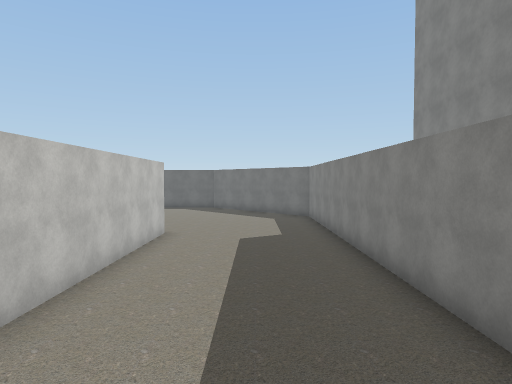
View 1 (above)

16 first-person views from a walk through a 3-D level made in the Unity game engine. The camera is 1.3 m above the floor, tilts 2° down and sees 75° across. The floor is counted in squares, 2 m on a side. Each view is taken from the middle of a square. On the plan, view 1 faces up. The plan holds only what a view shows up to about 10 squares ahead; the rest is blank. The place goes on beyond the plan. Some surface patterns are stand-ins.

View 2
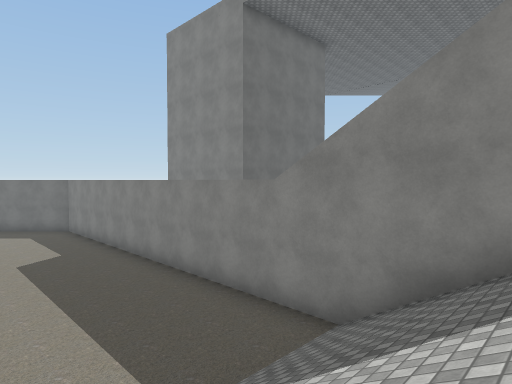

View 3
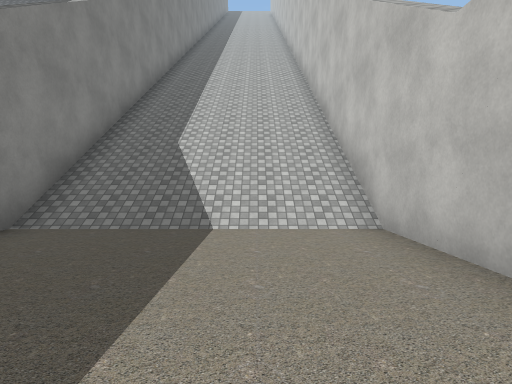

View 4
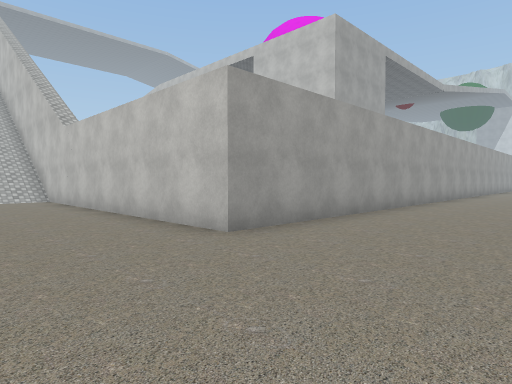

View 5
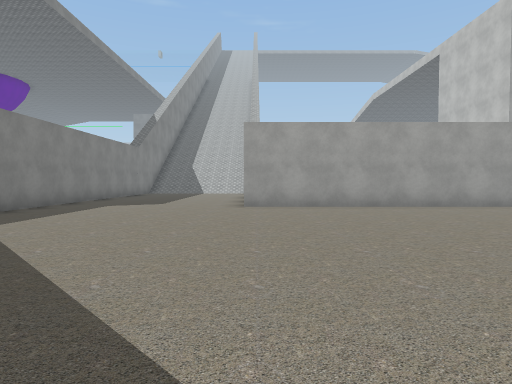

View 6
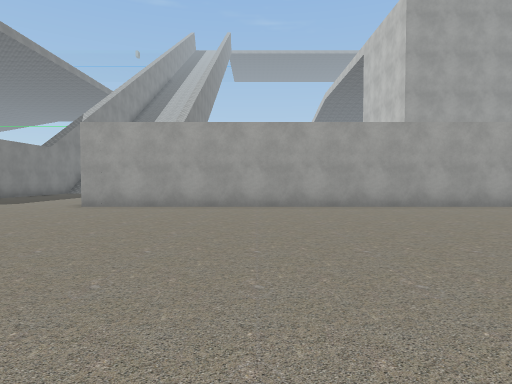

View 7
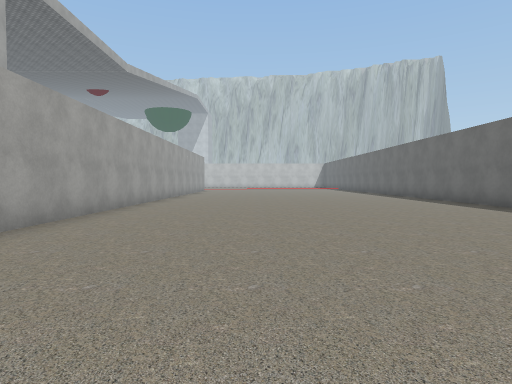

View 8
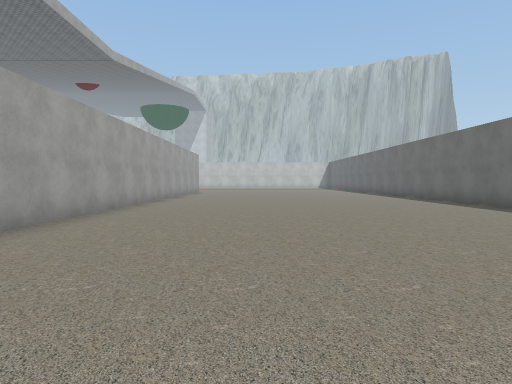

View 9
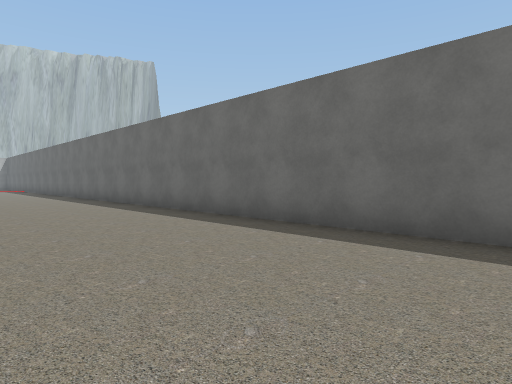

View 10
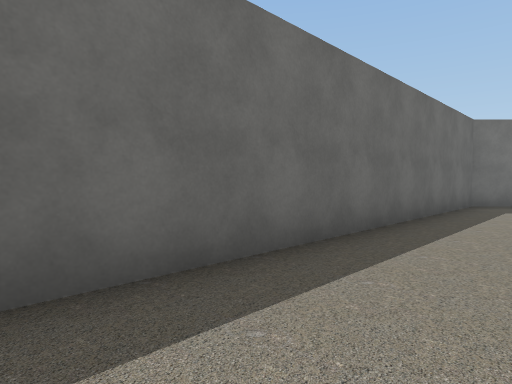

View 11
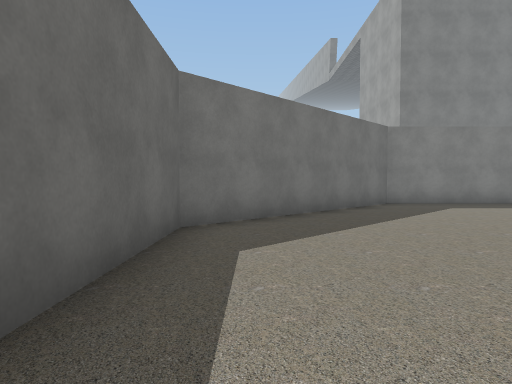

View 12
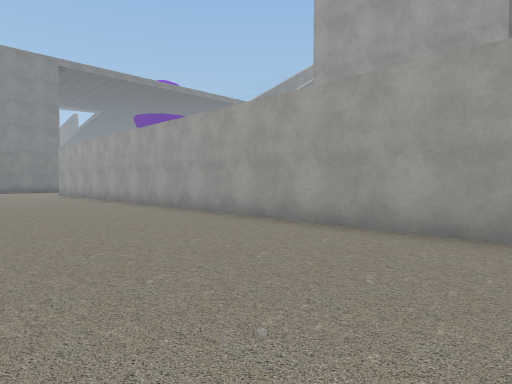

View 13
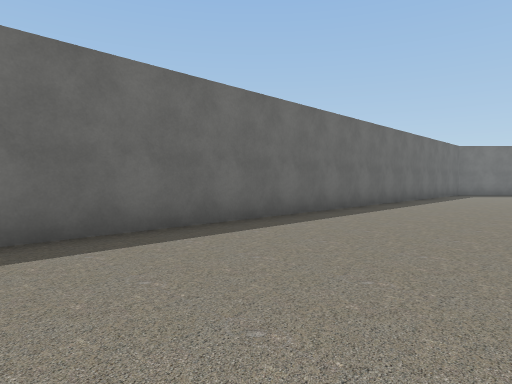

View 14
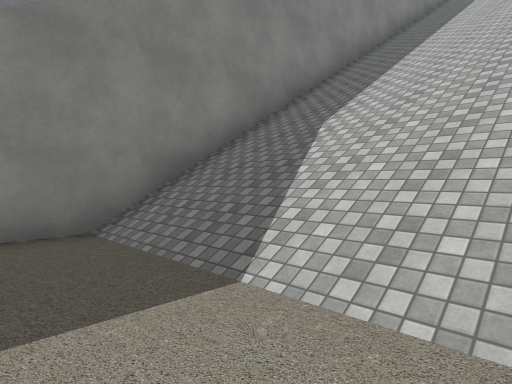

View 15
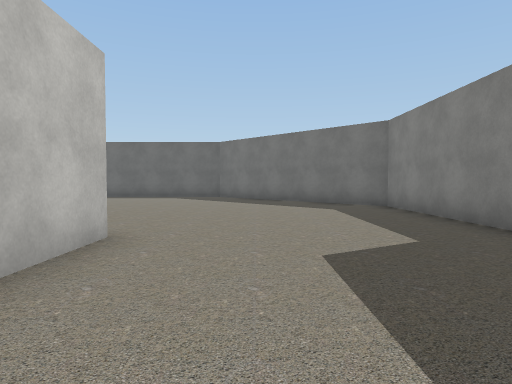

View 16
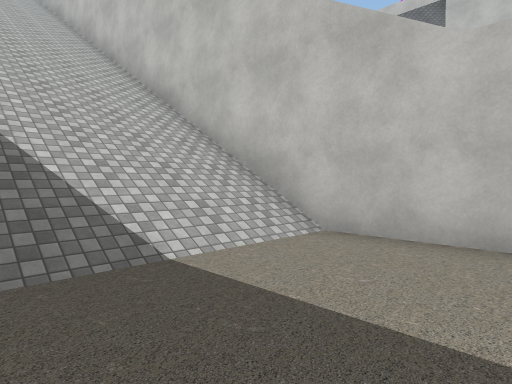

### Floor plan
Key: @ floor where view 1 was taken; # wall or solid block; x gap in a wall; . floor; / step, stairs or slope.
Columns run from 19 left of view 1 to 3 right of it. Each row starts with its distance up from view 1.
 19 ##################
 18 .................##
 17 ..................##
 16 ...................##
 15 ....................##
 14 .....................##
 13 ......................#
 12 ......................#
 11 ......................#
 10 #################.....#
  9                 #.....#
  8                 #.....#
  7                 #.....#
  6                 #.....#
  5                 #.....#
  4                 #.....#
  3                 #.....#
  2                 #.....#
  1                 #/////#
  0                 #//@/##
 -1                 #////x
 -2                 ./////
 -3                 ./////
 -4                 ./////
 -5                 ./////
 -6                 ./////
 -7                  /////
 -8                  ////

Positions as (right, up) in squares from view 1, and headings:
1: (0, 0), facing up
2: (-2, -1), facing up-right
3: (-1, 6), facing down
4: (0, 13), facing down-left
5: (-3, 18), facing down
6: (-7, 18), facing down
7: (-7, 13), facing left
8: (-9, 13), facing left
9: (-9, 15), facing up-left
10: (-12, 17), facing up-right
11: (-7, 18), facing right
12: (-19, 14), facing down-right
13: (-19, 15), facing up-right
14: (-2, 3), facing down-right
15: (-1, 6), facing up
16: (1, 4), facing down-left
